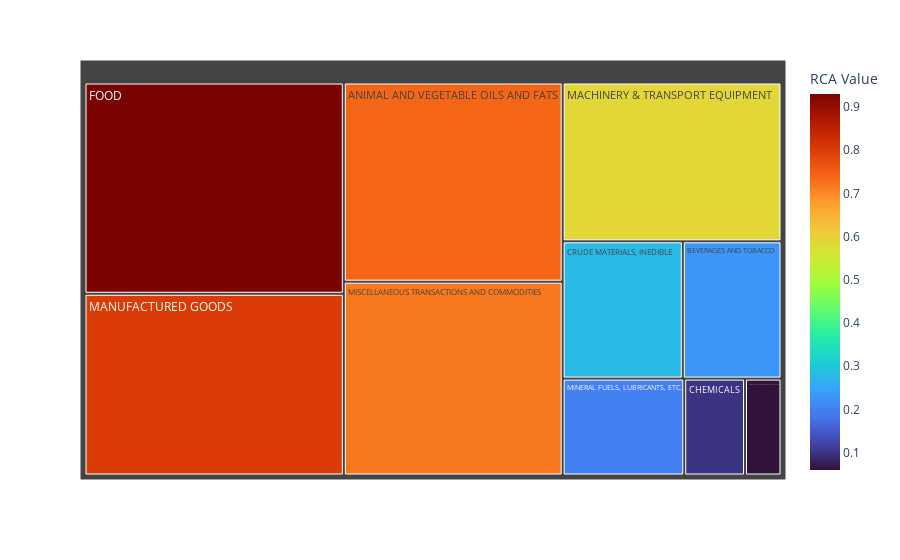

The code cell stored with this chart in its notebook:
### Markdown cell above
## Does Malaysia Export What It Should?

### Code cell
fig = px.treemap(rca_melt.query("YEAR==2017"), path=['1D DESC'], values='RCA Value',
                  color='RCA Value', hover_name='1D DESC',
                  color_continuous_scale='turbo')
fig.show()

### Figure 1 — Plotly figure (JSON) as saved in the notebook; plotly's stock layout.template omitted (floating-point values rounded to 4 significant figures)
{"data": [{"branchvalues": "total", "customdata": [[0.74], [0.23], [0.1], [0.28], [0.93], [0.59], [0.8], [0.2], [0.06], [0.72]], "domain": {"x": [0, 1], "y": [0, 1]}, "hovertemplate": "<b>%{hovertext}</b><br><br>labels=%{label}<br>RCA Value_sum=%{value}<br>parent=%{parent}<br>id=%{id}<br>RCA Value=%{color}<extra></extra>", "hovertext": ["ANIMAL AND VEGETABLE OILS AND FATS", "BEVERAGES AND TOBACCO", "CHEMICALS", "CRUDE MATERIALS, INEDIBLE", "FOOD", "MACHINERY & TRANSPORT EQUIPMENT", "MANUFACTURED GOODS", "MINERAL FUELS, LUBRICANTS, ETC.", "MISCELLANEOUS MANUFACTURED ARTICLES", "MISCELLANEOUS TRANSACTIONS AND COMMODITIES"], "ids": ["ANIMAL AND VEGETABLE OILS AND FATS", "BEVERAGES AND TOBACCO", "CHEMICALS", "CRUDE MATERIALS, INEDIBLE", "FOOD", "MACHINERY & TRANSPORT EQUIPMENT", "MANUFACTURED GOODS", "MINERAL FUELS, LUBRICANTS, ETC.", "MISCELLANEOUS MANUFACTURED ARTICLES", "MISCELLANEOUS TRANSACTIONS AND COMMODITIES"], "labels": ["ANIMAL AND VEGETABLE OILS AND FATS", "BEVERAGES AND TOBACCO", "CHEMICALS", "CRUDE MATERIALS, INEDIBLE", "FOOD", "MACHINERY & TRANSPORT EQUIPMENT", "MANUFACTURED GOODS", "MINERAL FUELS, LUBRICANTS, ETC.", "MISCELLANEOUS MANUFACTURED ARTICLES", "MISCELLANEOUS TRANSACTIONS AND COMMODITIES"], "marker": {"coloraxis": "coloraxis", "colors": [0.74, 0.23, 0.1, 0.28, 0.93, 0.59, 0.8, 0.2, 0.06, 0.72]}, "name": "", "parents": ["", "", "", "", "", "", "", "", "", ""], "type": "treemap", "values": [0.74, 0.23, 0.1, 0.28, 0.93, 0.59, 0.8, 0.2, 0.06, 0.72]}], "layout": {"coloraxis": {"colorbar": {"title": {"text": "RCA Value"}}, "colorscale": [[0, "#30123b"], [0.07143, "#4145ab"], [0.1429, "#4675ed"], [0.2143, "#39a2fc"], [0.2857, "#1bcfd4"], [0.3571, "#24eca6"], [0.4286, "#61fc6c"], [0.5, "#a4fc3b"], [0.5714, "#d1e834"], [0.6429, "#f3c63a"], [0.7143, "#fe9b2d"], [0.7857, "#f36315"], [0.8571, "#d93806"], [0.9286, "#b11901"], [1, "#7a0402"]]}, "legend": {"tracegroupgap": 0}, "margin": {"t": 60}}}
